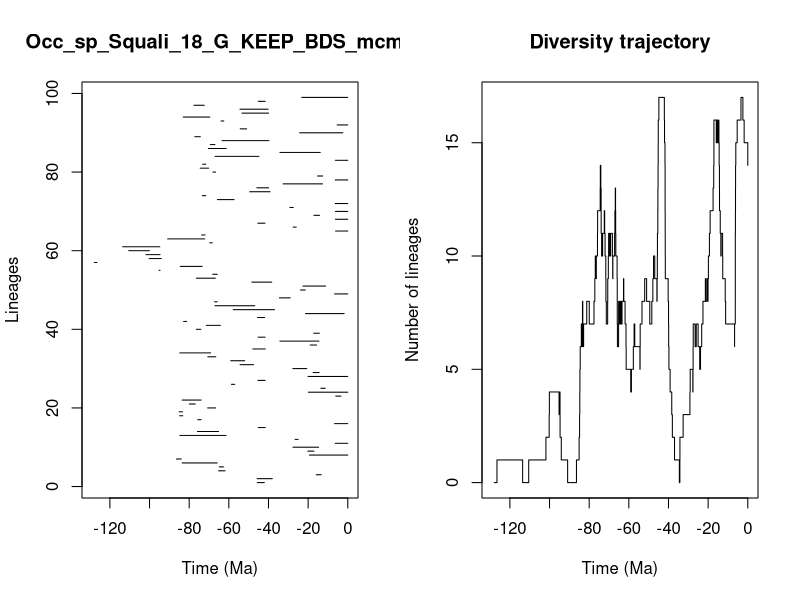

Recreate this plot in R.


pdf(file='../Results/Species/5_MA_bins_EP/pyrate_mcmc_logs/Occ_sp_Squali_18_G_KEEP_BDS_mcmc_LTT.pdf',width=0.6*20, height=0.6*10)
title = "Occ_sp_Squali_18_G_KEEP_BDS_mcmc"
ts=c(45.62601946242415, 45.73138389494934,15.887741636620389,65.16938056443702,64.78580318695431,83.54883892557976,86.41258745424292,19.348400353316674,20.15701693569786,27.648700022231875,6.302723644672606,26.55848297288978,84.66898333706389,75.82034765981524,45.189475193929106,6.65994372390631,75.74601201718524,84.83151959635883,85.06861633704824,70.67709005543247,79.95843057304846,83.57023376857187,6.038928686347751,19.864622324758592,13.592723965053402,58.69869949881129,45.342198820238174,20.038056617776622,17.497022786734,27.721280460566508,54.32069714251616,59.048568071431326,70.627654586398,84.7322479718058,47.88565130402879,18.979974201038733,34.25206109285516,45.25481393116307,17.178480384065356,76.40994943569851,71.35708537458002,82.8018152997482,45.568391967143214,21.308517024265765,57.73265061876473,66.9806860683529,67.17620264928888,34.50958447533323,6.654929366826497,23.830742983794106,22.607997508757425,48.39921515987231,76.393782849819,68.12392049383352,95.19090269394663,84.50868277762012,127.90285154886172,100.17965807727929,101.81177130544089,110.49758855215494,113.56342623456851,69.65344796160646,90.8703498983316,73.72599294422969,6.156709206211057,27.572141267474052,45.37474729347351,6.236207816758052,17.076739261727027,6.184805674383909,29.186828784382346,6.28744113059098,65.75877250208296,73.32816226350285,49.42734528157379,45.837284079385576,32.60513801159195,6.29190414529469,15.241801411342161,68.03905052651332,74.44273862544031,73.20824981903668,6.29344212339252,66.89244916572187,34.22459514024942,70.33798554669627,69.31986399072868,63.4284680256846,77.15000594160534,24.246143384597236,54.27196978306486,5.344690748129349,63.92336678392594,83.02675567339467,53.364516341835866,54.400197910942516,77.57576792293897,45.150824368421404,23.24485883624355)
te=c(42.08656786202192, 38.04194166093531,13.416998006356199,61.88590025240593,62.685907877978686,65.83115468651027,83.96482887747811,0.0,17.07596702142541,14.71077326030309,0.0,25.05128517592455,61.42060836228796,65.14674702804668,41.59554343596389,0.0,73.96163180157427,83.21619975680233,83.37562854298608,66.63667835074028,76.92329290562236,73.9758988976185,3.438315658726916,0.0,11.380357527764794,57.0014137100219,41.70122780664947,0.0,14.443540669580464,20.668730388769557,47.53521384828906,52.000902393995936,66.55934150613969,69.17524878928594,41.63296238659069,15.753983857706425,14.545487537338248,41.702319128201246,14.294149014685194,74.12589004609508,64.26813839992218,81.22823211957298,41.99192607403987,1.8290810786230567,36.95436301511874,46.9230347775026,65.91760656614879,29.044062610863538,0.0,21.400872442782568,11.173336621108561,38.34432416720474,66.83145278800092,65.84299118814074,94.69965663669582,73.45684264828628,126.51242500544319,94.06936282229685,94.67936329109138,100.07849808973575,94.78653432467671,68.28504946982017,72.18428583452578,71.97679493973237,0.0,25.98687477941807,41.75919506724562,0.0,14.261644869415688,0.0,27.505719905553097,0.0,57.34247957271033,71.62124948540006,39.18200475158261,39.905082963339524,12.698895157370018,0.0,12.633335013501359,66.69453618661024,70.19471201180778,71.56039633032414,0.0,44.84162828993294,13.885743591702774,61.34343655824078,67.01571876625196,39.77278693845597,74.37873827041807,2.468177820211594,51.0337189990418,0.0,62.54189843709477,69.57491655480676,39.96615815889316,40.16816377438754,72.37871665446497,41.661547248627244,0.0)
div_traj=c(0, 1,0,1,2,3,4,3,4,3,2,1,0,1,2,3,4,5,6,7,6,7,8,7,6,7,8,7,8,9,10,9,10,11,12,13,14,13,12,11,10,11,10,11,12,11,10,9,8,7,8,9,10,11,10,11,10,11,10,9,10,11,12,11,12,13,12,11,10,9,8,7,6,7,8,7,8,7,8,9,8,7,6,5,4,5,6,7,6,5,6,7,8,9,8,7,8,9,10,9,8,9,10,11,12,13,14,15,16,17,16,15,14,13,12,11,10,9,8,7,6,5,4,3,2,1,0,1,2,3,4,5,4,5,6,7,6,7,6,5,6,7,8,9,8,9,8,9,10,11,12,13,14,15,16,15,16,15,16,15,14,13,12,11,10,11,10,9,8,7,6,7,8,9,10,11,12,13,14,15,16,17,16,15,14)
time_events=c(127.90285154886172, 126.51242500544319,113.56342623456851,110.49758855215494,101.81177130544089,100.17965807727929,100.07849808973575,95.19090269394663,94.78653432467671,94.69965663669582,94.67936329109138,94.06936282229685,90.8703498983316,86.41258745424292,85.06861633704824,84.83151959635883,84.7322479718058,84.66898333706389,84.50868277762012,83.96482887747811,83.57023376857187,83.54883892557976,83.37562854298608,83.21619975680233,83.02675567339467,82.8018152997482,81.22823211957298,79.95843057304846,77.57576792293897,77.15000594160534,76.92329290562236,76.40994943569851,76.393782849819,75.82034765981524,75.74601201718524,74.44273862544031,74.37873827041807,74.12589004609508,73.9758988976185,73.96163180157427,73.72599294422969,73.45684264828628,73.32816226350285,73.20824981903668,72.37871665446497,72.18428583452578,71.97679493973237,71.62124948540006,71.56039633032414,71.35708537458002,70.67709005543247,70.627654586398,70.33798554669627,70.19471201180778,69.65344796160646,69.57491655480676,69.31986399072868,69.17524878928594,68.28504946982017,68.12392049383352,68.03905052651332,67.17620264928888,67.01571876625196,66.9806860683529,66.89244916572187,66.83145278800092,66.69453618661024,66.63667835074028,66.55934150613969,65.91760656614879,65.84299118814074,65.83115468651027,65.75877250208296,65.16938056443702,65.14674702804668,64.78580318695431,64.26813839992218,63.92336678392594,63.4284680256846,62.685907877978686,62.54189843709477,61.88590025240593,61.42060836228796,61.34343655824078,59.048568071431326,58.69869949881129,57.73265061876473,57.34247957271033,57.0014137100219,54.400197910942516,54.32069714251616,54.27196978306486,53.364516341835866,52.000902393995936,51.0337189990418,49.42734528157379,48.39921515987231,47.88565130402879,47.53521384828906,46.9230347775026,45.837284079385576,45.73138389494934,45.62601946242415,45.568391967143214,45.37474729347351,45.342198820238174,45.25481393116307,45.189475193929106,45.150824368421404,44.84162828993294,42.08656786202192,41.99192607403987,41.75919506724562,41.702319128201246,41.70122780664947,41.661547248627244,41.63296238659069,41.59554343596389,40.16816377438754,39.96615815889316,39.905082963339524,39.77278693845597,39.18200475158261,38.34432416720474,38.04194166093531,36.95436301511874,34.50958447533323,34.25206109285516,34.22459514024942,32.60513801159195,29.186828784382346,29.044062610863538,27.721280460566508,27.648700022231875,27.572141267474052,27.505719905553097,26.55848297288978,25.98687477941807,25.05128517592455,24.246143384597236,23.830742983794106,23.24485883624355,22.607997508757425,21.400872442782568,21.308517024265765,20.668730388769557,20.15701693569786,20.038056617776622,19.864622324758592,19.348400353316674,18.979974201038733,17.497022786734,17.178480384065356,17.076739261727027,17.07596702142541,15.887741636620389,15.753983857706425,15.241801411342161,14.71077326030309,14.545487537338248,14.443540669580464,14.294149014685194,14.261644869415688,13.885743591702774,13.592723965053402,13.416998006356199,12.698895157370018,12.633335013501359,11.380357527764794,11.173336621108561,6.65994372390631,6.654929366826497,6.302723644672606,6.29344212339252,6.29190414529469,6.28744113059098,6.236207816758052,6.184805674383909,6.156709206211057,6.038928686347751,5.344690748129349,3.438315658726916,2.468177820211594,1.8290810786230567,0.0)
                par(mfrow=c(1,2))
                L = length(ts)
                plot(ts, 1:L , xlim=c(-max(ts)-1,0), pch=20, type="n", main=title,xlab="Time (Ma)",ylab="Lineages")
                for (i in 1:L){segments(x0=-te[i],y0=i,x1=-ts[i],y1=i)}    
                t = -time_events
                plot(div_traj ~ t,type="s", main = "Diversity trajectory",xlab="Time (Ma)",ylab="Number of lineages",xlim=c(-max(ts)-1,0))
                abline(v=c(65,200,251,367,445),lty=2,col="gray")
                
